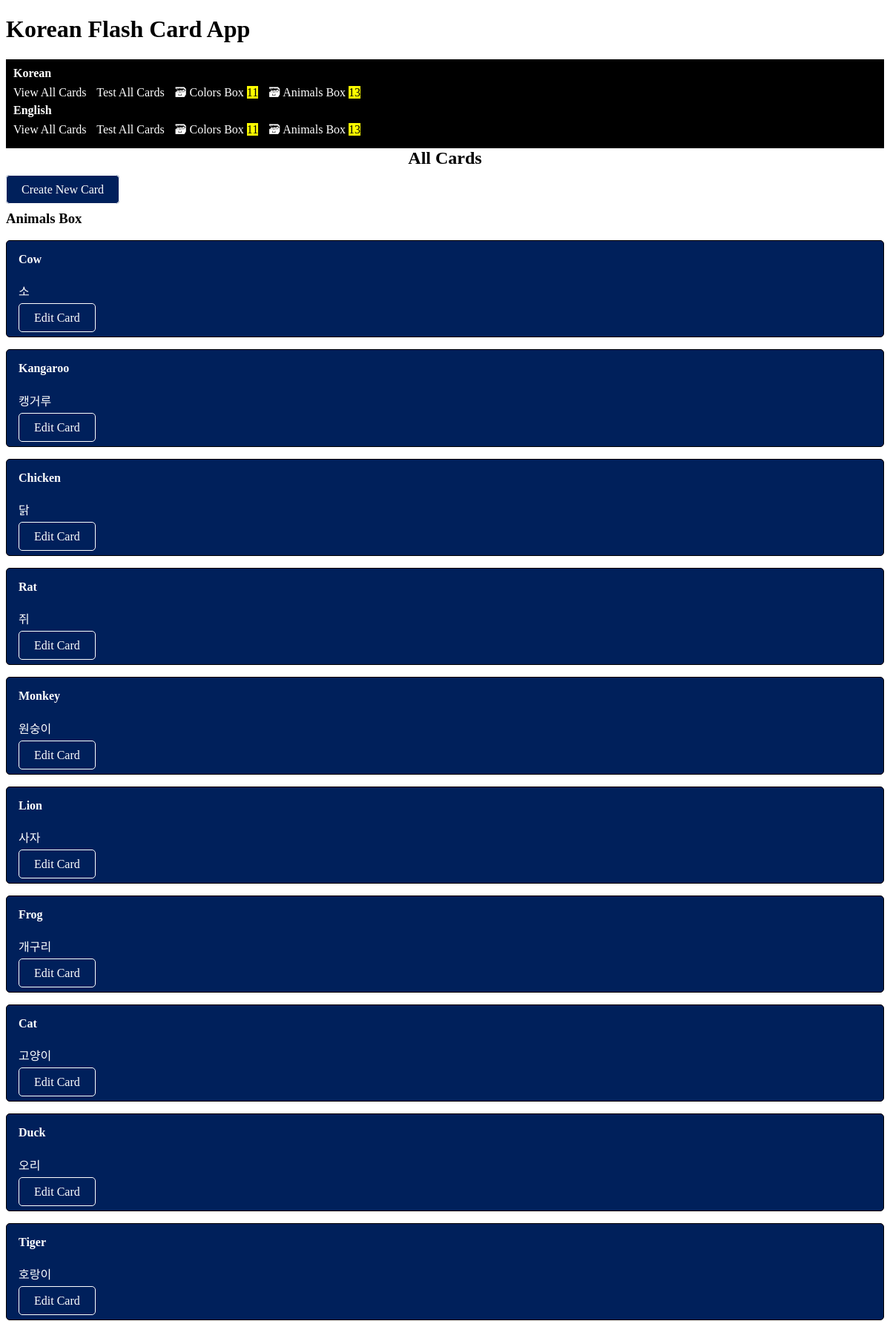
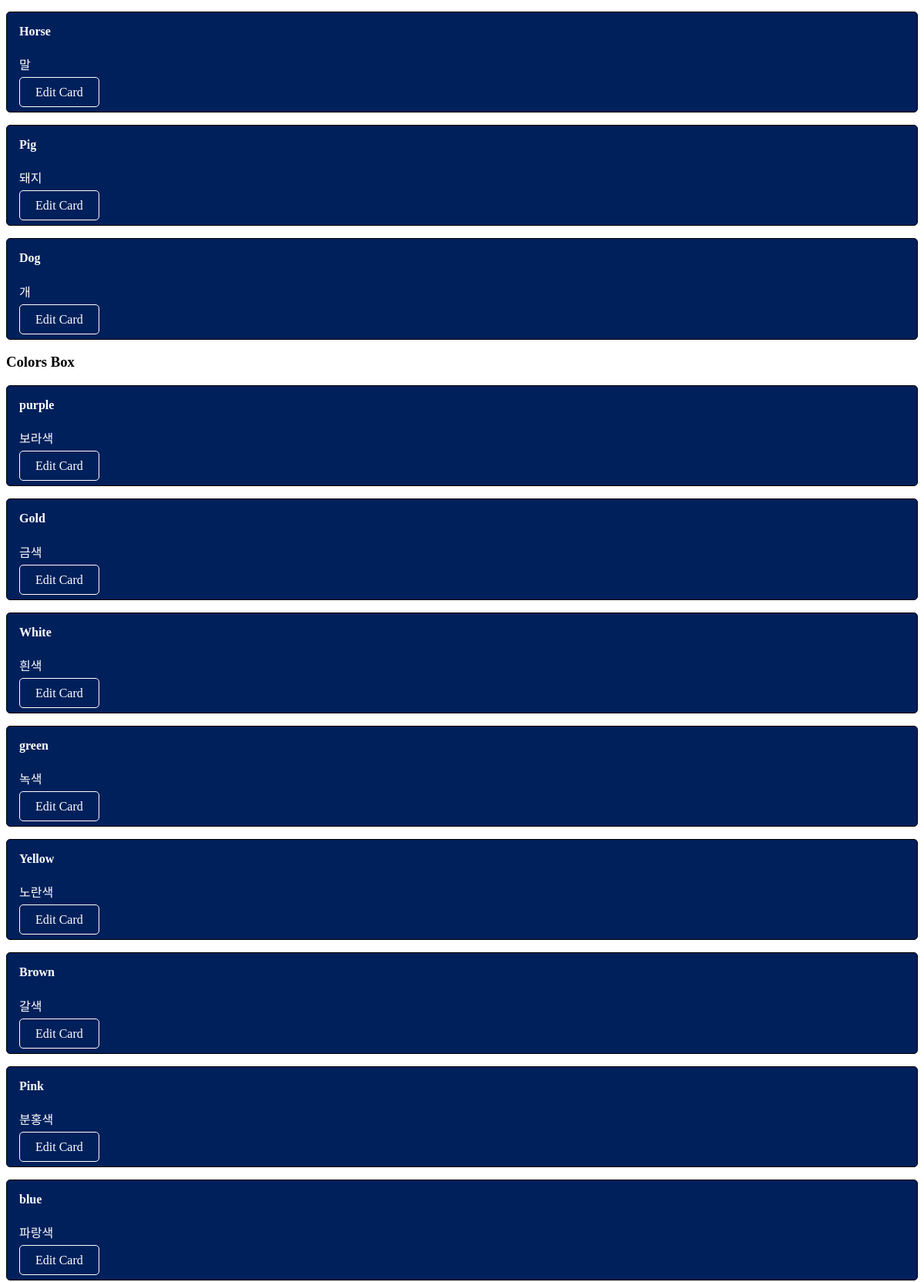
The app's page /english (upper part) with its own data (2 pictures, top to bottom).
### cards/models.py (models this page shows, shortened)
class Card(models.Model):
    korean = models.CharField(max_length=100)
    english = models.CharField(max_length=100)
    box = models.CharField(max_length=100)
    last_tested = models.DateTimeField(auto_now_add=True)

### cards/views.py (the view)
class ECardListView(ListView):
    model = Card
    template_name = "cards/e_card_list.html"
    queryset = Card.objects.all().order_by("box", "-last_tested")

### cards/templatetags/cards_tags.py (called while the page is built)
@register.inclusion_tag("cards/k_box_links.html")
def k_boxes_as_links():
    boxes = []
    unique_box_numbers = Card.objects.values_list('box', flat=True).distinct()
    for box_name in unique_box_numbers:
        threshold_time = timezone.now() - timedelta(minutes=30)
        eligible_count = Card.objects.filter(box=box_name, last_tested__lte=threshold_time).count()
        boxes.append({
            "number": box_name,
            "card_count": eligible_count,
        })
    return {"boxes": boxes}

@register.inclusion_tag("cards/e_box_links.html")
def e_boxes_as_links():
    boxes = []
    unique_box_numbers = Card.objects.values_list('box', flat=True).distinct()
    for box_name in unique_box_numbers:
        threshold_time = timezone.now() - timedelta(minutes=30)
        eligible_count = Card.objects.filter(box=box_name, last_tested__lte=threshold_time).count()
        boxes.append({
            "number": box_name,
            "card_count": eligible_count,
        })
    return {"boxes": boxes}

### cards/templates/cards/e_card_list.html
{% extends "cards/base.html" %}
{% block content %}
    <h2>
        All Cards
    </h2>
    <a href="{% url 'card-create' %}" role="button">
        Create New Card
    </a>
    {% for card in card_list %}
        {% ifchanged %}
            <h3> {{ card.box }} Box</h3>
        {% endifchanged %}
        {% include "cards/korean_card.html" %}
    {% endfor %}
{% endblock content %}

### cards/templates/cards/k_box_links.html
{% for box in boxes %}
    <a href="{% url 'kbox' box_name=box.number %}">
        🗃 {{ box.number }} Box <mark>{{ box.card_count }}</mark>
    </a>
{% endfor %}

### cards/templates/cards/e_box_links.html
{% for box in boxes %}
    <a href="{% url 'ebox' box_name=box.number %}">
        🗃 {{ box.number }} Box <mark>{{ box.card_count }}</mark>
    </a>
{% endfor %}

### cards/templates/cards/korean_card.html (shortened to what this page needs)
<article>
    <h4>{{ card.english }}</h4>
    {% if check_card %}
    <details>
        <summary>Reveal Answer</summary>
        <p>{{ card.korean }}</p>
    </details>
    <hr>
    {% include "cards/card_check_form.html" with solved=True %}
    {% include "cards/card_check_form.html" with solved=False %}
    {% else %}
        <p>{{ card.korean }}</p>
        <a href="{% url 'card-update' card.id %}" role="button">
        Edit Card
        </a>
    {% endif %}
 </article>

### cards/templates/cards/base.html (style rules this page uses)
:root { --accent: white; --accent-bg: black; --bg: #BA0C2F; --text: white; --text-light: #585858; --border: Black; --code: #d81b60; --preformatted: #BA0C2F; }
article { background-color: #00205B;; border: 1px solid var(--border); border-radius: 5px; padding: 1em; margin: 1em 0; color: White; }
h2 { text-align: center; }
h2, h4 { margin-top: 0; }
button, a[role="button"] { color: White; text-decoration: none; background-color: #00205B; padding: 10px 20px; border-radius: 5px; border: 1px solid #ffffff; border-radius: 5px; }

### cards/templates/cards/navigation.html (style rules this page uses)
a { color: white; text-decoration: none; margin-right: 10px; }

### records on screen
Card: number "Colors", card_count "11", english "Yellow", korean "노란색"
Card: box "Animals", english "Cow", korean "소"
Card: english "Kangaroo", korean "캥거루"
Card: english "Chicken", korean "닭"
Card: english "Rat", korean "쥐"
Card: english "Monkey", korean "원숭이"
Card: english "Lion", korean "사자"
Card: english "Frog", korean "개구리"
Card: english "Cat", korean "고양이"
Card: english "Duck", korean "오리"
Card: english "Tiger", korean "호랑이"
Card: english "Horse", korean "말"
Card: english "Pig", korean "돼지"
Card: english "Dog", korean "개"
Card: box "Colors", english "purple", korean "보라색"
Card: english "Gold", korean "금색"
Card: english "White", korean "흰색"
Card: english "green", korean "녹색"
Card: english "Brown", korean "갈색"
Card: english "Pink", korean "분홍색"
Card: english "blue", korean "파랑색"

### other values on screen
{{ box.number }} "Animals"
{{ box.card_count }} "13"
